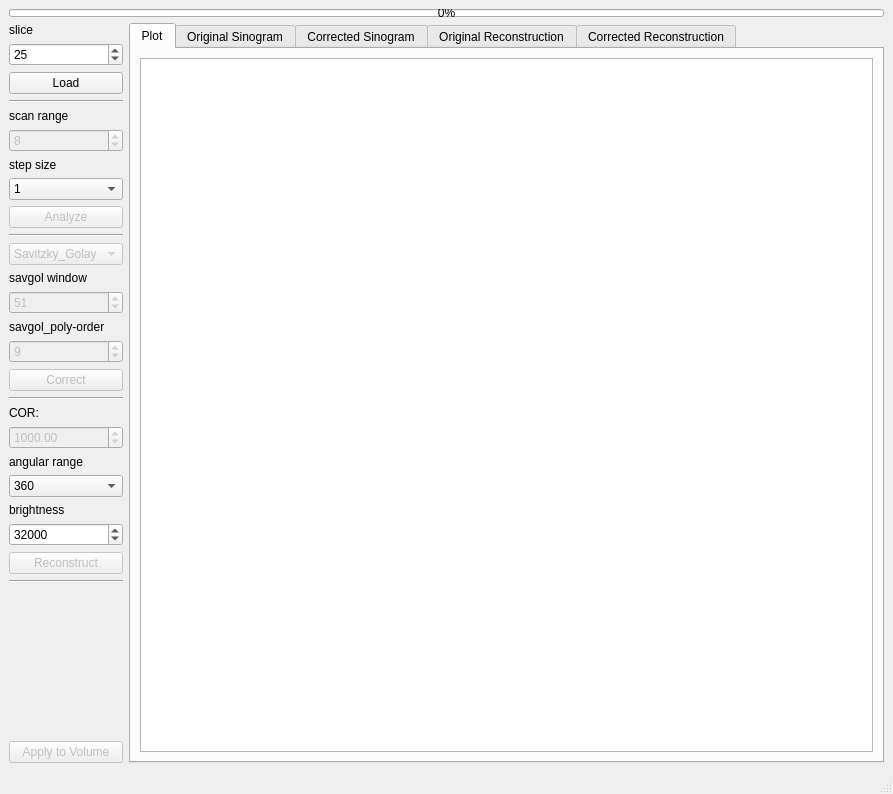
<?xml version="1.0" encoding="UTF-8"?>
<ui version="4.0">
 <class>Movement_Correction_Standalone</class>
 <widget class="QMainWindow" name="Movement_Correction_Standalone">
  <property name="geometry">
   <rect>
    <x>0</x>
    <y>0</y>
    <width>893</width>
    <height>794</height>
   </rect>
  </property>
  <property name="windowTitle">
   <string>MainWindow</string>
  </property>
  <widget class="QWidget" name="centralwidget">
   <layout class="QGridLayout" name="gridLayout_4">
    <item row="1" column="0">
     <layout class="QGridLayout" name="gridLayout">
      <item row="0" column="0">
       <layout class="QVBoxLayout" name="verticalLayout_2">
        <item>
         <widget class="QLabel" name="label_2">
          <property name="text">
           <string>slice</string>
          </property>
         </widget>
        </item>
        <item>
         <widget class="QSpinBox" name="slice_number">
          <property name="maximum">
           <number>5000</number>
          </property>
          <property name="value">
           <number>25</number>
          </property>
         </widget>
        </item>
        <item>
         <widget class="QPushButton" name="pushButtonLoad">
          <property name="text">
           <string>Load</string>
          </property>
         </widget>
        </item>
        <item>
         <widget class="Line" name="line_4">
          <property name="orientation">
           <enum>Qt::Horizontal</enum>
          </property>
         </widget>
        </item>
        <item>
         <widget class="QLabel" name="label">
          <property name="text">
           <string>scan range</string>
          </property>
         </widget>
        </item>
        <item>
         <widget class="QSpinBox" name="scan_range">
          <property name="enabled">
           <bool>false</bool>
          </property>
          <property name="minimumSize">
           <size>
            <width>70</width>
            <height>0</height>
           </size>
          </property>
          <property name="maximum">
           <number>20</number>
          </property>
          <property name="value">
           <number>8</number>
          </property>
         </widget>
        </item>
        <item>
         <widget class="QLabel" name="label_step_size">
          <property name="text">
           <string>step size</string>
          </property>
         </widget>
        </item>
        <item>
         <widget class="QComboBox" name="step_size">
          <item>
           <property name="text">
            <string>1</string>
           </property>
          </item>
          <item>
           <property name="text">
            <string>0.5</string>
           </property>
          </item>
          <item>
           <property name="text">
            <string>0.25</string>
           </property>
          </item>
          <item>
           <property name="text">
            <string>0.1</string>
           </property>
          </item>
         </widget>
        </item>
        <item>
         <widget class="QPushButton" name="pushAnalyze">
          <property name="enabled">
           <bool>false</bool>
          </property>
          <property name="text">
           <string>Analyze</string>
          </property>
         </widget>
        </item>
        <item>
         <widget class="Line" name="line">
          <property name="orientation">
           <enum>Qt::Horizontal</enum>
          </property>
         </widget>
        </item>
        <item>
         <widget class="QComboBox" name="filter_list">
          <property name="enabled">
           <bool>false</bool>
          </property>
          <item>
           <property name="text">
            <string>Savitzky_Golay</string>
           </property>
          </item>
          <item>
           <property name="text">
            <string>Low_Pass</string>
           </property>
          </item>
         </widget>
        </item>
        <item>
         <widget class="QLabel" name="label_4">
          <property name="text">
           <string>savgol window</string>
          </property>
         </widget>
        </item>
        <item>
         <widget class="QSpinBox" name="savgol_window">
          <property name="enabled">
           <bool>false</bool>
          </property>
          <property name="minimum">
           <number>5</number>
          </property>
          <property name="maximum">
           <number>999</number>
          </property>
          <property name="singleStep">
           <number>2</number>
          </property>
          <property name="value">
           <number>51</number>
          </property>
         </widget>
        </item>
        <item>
         <widget class="QLabel" name="label_5">
          <property name="text">
           <string>savgol_poly-order</string>
          </property>
         </widget>
        </item>
        <item>
         <widget class="QSpinBox" name="savgol_poly">
          <property name="enabled">
           <bool>false</bool>
          </property>
          <property name="minimum">
           <number>3</number>
          </property>
          <property name="value">
           <number>9</number>
          </property>
         </widget>
        </item>
        <item>
         <widget class="QPushButton" name="pushCorrect">
          <property name="enabled">
           <bool>false</bool>
          </property>
          <property name="text">
           <string>Correct</string>
          </property>
          <property name="checkable">
           <bool>false</bool>
          </property>
          <property name="checked">
           <bool>false</bool>
          </property>
          <property name="autoRepeat">
           <bool>false</bool>
          </property>
          <property name="autoExclusive">
           <bool>false</bool>
          </property>
          <property name="flat">
           <bool>false</bool>
          </property>
         </widget>
        </item>
        <item>
         <widget class="Line" name="line_3">
          <property name="orientation">
           <enum>Qt::Horizontal</enum>
          </property>
         </widget>
        </item>
        <item>
         <widget class="QLabel" name="label_3">
          <property name="text">
           <string>COR:</string>
          </property>
         </widget>
        </item>
        <item>
         <widget class="QDoubleSpinBox" name="doubleSpinBoxCOR">
          <property name="enabled">
           <bool>false</bool>
          </property>
          <property name="maximum">
           <double>5000.000000000000000</double>
          </property>
          <property name="value">
           <double>1000.000000000000000</double>
          </property>
         </widget>
        </item>
        <item>
         <widget class="QLabel" name="label_6">
          <property name="text">
           <string>angular range</string>
          </property>
         </widget>
        </item>
        <item>
         <widget class="QComboBox" name="angular_range">
          <item>
           <property name="text">
            <string>360</string>
           </property>
          </item>
          <item>
           <property name="text">
            <string>180</string>
           </property>
          </item>
         </widget>
        </item>
        <item>
         <widget class="QLabel" name="label_7">
          <property name="text">
           <string>brightness</string>
          </property>
         </widget>
        </item>
        <item>
         <widget class="QSpinBox" name="brightness">
          <property name="maximum">
           <number>640000</number>
          </property>
          <property name="value">
           <number>32000</number>
          </property>
         </widget>
        </item>
        <item>
         <widget class="QPushButton" name="pushReconstruct">
          <property name="enabled">
           <bool>false</bool>
          </property>
          <property name="text">
           <string>Reconstruct</string>
          </property>
         </widget>
        </item>
        <item>
         <widget class="Line" name="line_2">
          <property name="orientation">
           <enum>Qt::Horizontal</enum>
          </property>
         </widget>
        </item>
        <item>
         <spacer name="verticalSpacer">
          <property name="orientation">
           <enum>Qt::Vertical</enum>
          </property>
          <property name="sizeHint" stdset="0">
           <size>
            <width>20</width>
            <height>40</height>
           </size>
          </property>
         </spacer>
        </item>
        <item>
         <widget class="QPushButton" name="pushApplyVolume">
          <property name="enabled">
           <bool>false</bool>
          </property>
          <property name="text">
           <string>Apply to Volume</string>
          </property>
         </widget>
        </item>
       </layout>
      </item>
      <item row="0" column="1">
       <widget class="QTabWidget" name="tabWidget">
        <property name="minimumSize">
         <size>
          <width>0</width>
          <height>0</height>
         </size>
        </property>
        <property name="maximumSize">
         <size>
          <width>4008</width>
          <height>4008</height>
         </size>
        </property>
        <property name="currentIndex">
         <number>0</number>
        </property>
        <widget class="QWidget" name="plotfield">
         <attribute name="title">
          <string>Plot</string>
         </attribute>
         <layout class="QGridLayout" name="gridLayout_2">
          <item row="0" column="0">
           <widget class="PlotWidget" name="Graph">
            <property name="sizePolicy">
             <sizepolicy hsizetype="Expanding" vsizetype="Expanding">
              <horstretch>0</horstretch>
              <verstretch>0</verstretch>
             </sizepolicy>
            </property>
           </widget>
          </item>
         </layout>
        </widget>
        <widget class="QWidget" name="tab_4">
         <attribute name="title">
          <string>Original Sinogram</string>
         </attribute>
         <layout class="QGridLayout" name="gridLayout_3">
          <item row="0" column="0">
           <widget class="QScrollArea" name="scrollArea">
            <property name="widgetResizable">
             <bool>true</bool>
            </property>
            <widget class="QWidget" name="scrollAreaWidgetContents">
             <property name="geometry">
              <rect>
               <x>0</x>
               <y>0</y>
               <width>716</width>
               <height>651</height>
              </rect>
             </property>
             <layout class="QGridLayout" name="gridLayout_8">
              <item row="0" column="0">
               <widget class="QLabel" name="original_sino">
                <property name="sizePolicy">
                 <sizepolicy hsizetype="Expanding" vsizetype="Expanding">
                  <horstretch>0</horstretch>
                  <verstretch>0</verstretch>
                 </sizepolicy>
                </property>
                <property name="minimumSize">
                 <size>
                  <width>300</width>
                  <height>300</height>
                 </size>
                </property>
                <property name="maximumSize">
                 <size>
                  <width>3000</width>
                  <height>2000</height>
                 </size>
                </property>
                <property name="text">
                 <string>original_sino</string>
                </property>
                <property name="alignment">
                 <set>Qt::AlignCenter</set>
                </property>
               </widget>
              </item>
             </layout>
            </widget>
           </widget>
          </item>
         </layout>
        </widget>
        <widget class="QWidget" name="tab_3">
         <attribute name="title">
          <string>Corrected Sinogram</string>
         </attribute>
         <layout class="QGridLayout" name="gridLayout_5">
          <item row="0" column="0">
           <widget class="QScrollArea" name="scrollArea_2">
            <property name="widgetResizable">
             <bool>true</bool>
            </property>
            <widget class="QWidget" name="scrollAreaWidgetContents_2">
             <property name="geometry">
              <rect>
               <x>0</x>
               <y>0</y>
               <width>716</width>
               <height>651</height>
              </rect>
             </property>
             <layout class="QGridLayout" name="gridLayout_9">
              <item row="0" column="0">
               <widget class="QLabel" name="corrected_sino">
                <property name="sizePolicy">
                 <sizepolicy hsizetype="Expanding" vsizetype="Expanding">
                  <horstretch>0</horstretch>
                  <verstretch>0</verstretch>
                 </sizepolicy>
                </property>
                <property name="minimumSize">
                 <size>
                  <width>300</width>
                  <height>300</height>
                 </size>
                </property>
                <property name="maximumSize">
                 <size>
                  <width>5000</width>
                  <height>5000</height>
                 </size>
                </property>
                <property name="text">
                 <string>corrected_sino</string>
                </property>
                <property name="alignment">
                 <set>Qt::AlignCenter</set>
                </property>
               </widget>
              </item>
             </layout>
            </widget>
           </widget>
          </item>
         </layout>
        </widget>
        <widget class="QWidget" name="tab">
         <attribute name="title">
          <string>Original Reconstruction</string>
         </attribute>
         <layout class="QGridLayout" name="gridLayout_6">
          <item row="0" column="0">
           <widget class="QScrollArea" name="scrollArea_3">
            <property name="widgetResizable">
             <bool>true</bool>
            </property>
            <widget class="QWidget" name="scrollAreaWidgetContents_3">
             <property name="geometry">
              <rect>
               <x>0</x>
               <y>0</y>
               <width>716</width>
               <height>651</height>
              </rect>
             </property>
             <layout class="QGridLayout" name="gridLayout_10">
              <item row="0" column="0">
               <widget class="QLabel" name="original_reco">
                <property name="sizePolicy">
                 <sizepolicy hsizetype="Expanding" vsizetype="Expanding">
                  <horstretch>0</horstretch>
                  <verstretch>0</verstretch>
                 </sizepolicy>
                </property>
                <property name="minimumSize">
                 <size>
                  <width>300</width>
                  <height>300</height>
                 </size>
                </property>
                <property name="maximumSize">
                 <size>
                  <width>5000</width>
                  <height>5000</height>
                 </size>
                </property>
                <property name="text">
                 <string>original_reco</string>
                </property>
                <property name="alignment">
                 <set>Qt::AlignCenter</set>
                </property>
               </widget>
              </item>
             </layout>
            </widget>
           </widget>
          </item>
         </layout>
        </widget>
        <widget class="QWidget" name="tab_2">
         <attribute name="title">
          <string>Corrected Reconstruction</string>
         </attribute>
         <layout class="QGridLayout" name="gridLayout_7">
          <item row="0" column="0">
           <widget class="QScrollArea" name="scrollArea_4">
            <property name="widgetResizable">
             <bool>true</bool>
            </property>
            <widget class="QWidget" name="scrollAreaWidgetContents_4">
             <property name="geometry">
              <rect>
               <x>0</x>
               <y>0</y>
               <width>716</width>
               <height>651</height>
              </rect>
             </property>
             <layout class="QGridLayout" name="gridLayout_11">
              <item row="0" column="0">
               <widget class="QLabel" name="corrected_reco">
                <property name="sizePolicy">
                 <sizepolicy hsizetype="Expanding" vsizetype="Expanding">
                  <horstretch>0</horstretch>
                  <verstretch>0</verstretch>
                 </sizepolicy>
                </property>
                <property name="minimumSize">
                 <size>
                  <width>300</width>
                  <height>300</height>
                 </size>
                </property>
                <property name="text">
                 <string>corrected_reco</string>
                </property>
                <property name="alignment">
                 <set>Qt::AlignCenter</set>
                </property>
               </widget>
              </item>
             </layout>
            </widget>
           </widget>
          </item>
         </layout>
        </widget>
       </widget>
      </item>
     </layout>
    </item>
    <item row="0" column="0">
     <widget class="QProgressBar" name="progressBar">
      <property name="maximumSize">
       <size>
        <width>16777215</width>
        <height>8</height>
       </size>
      </property>
      <property name="value">
       <number>0</number>
      </property>
     </widget>
    </item>
   </layout>
  </widget>
  <widget class="QMenuBar" name="menubar">
   <property name="geometry">
    <rect>
     <x>0</x>
     <y>0</y>
     <width>893</width>
     <height>26</height>
    </rect>
   </property>
  </widget>
  <widget class="QStatusBar" name="statusbar"/>
 </widget>
 <customwidgets>
  <customwidget>
   <class>PlotWidget</class>
   <extends>QGraphicsView</extends>
   <header>pyqtgraph</header>
  </customwidget>
 </customwidgets>
 <resources/>
 <connections/>
</ui>
